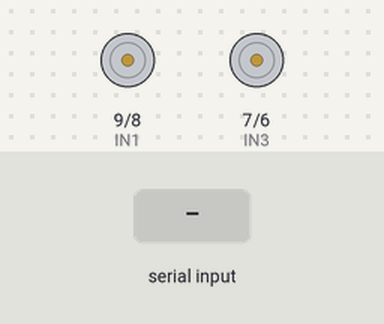
Recording of a sketch running on a simulated Arduino Uno, built with avr-gcc and run on an emulated ATmega328P. On the bench: motor-driver pin pairs drawn as motors (green arrow = first pin HIGH = forward, orange = second pin HIGH = backward, longer = more drive, scaled by the enable pin). Inputs (shaded band) come from the test bench.

Above: at 1.2 s.
1.3 s: "F" received over Serial
At 2.4 s:
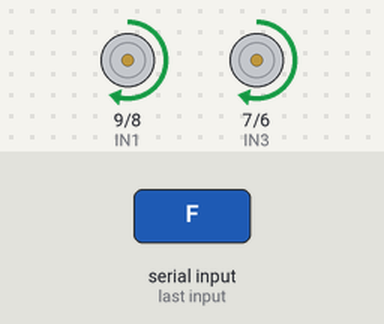
2.8 s: "B" received over Serial
At 3.5 s:
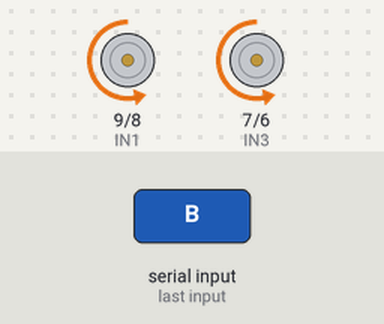
4.3 s: "R" received over Serial
At 4.7 s:
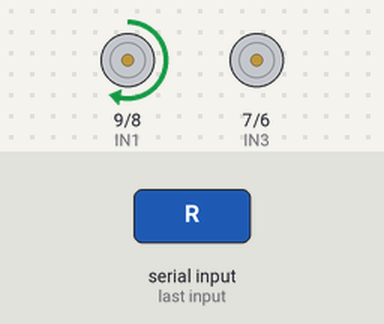
5.8 s: "L" received over Serial
At 7.0 s:
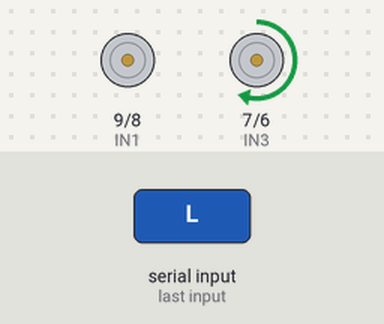
Timing chart, 0 to 8.3 s (numbered marks = the images above; inputs shaded):
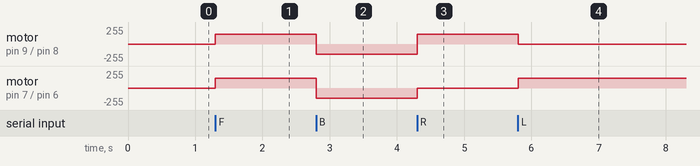

Measured:
- after the input at 1.3 s, motor on pin 9 (IN1) / pin 8 (IN2), motor on pin 7 (IN3) / pin 6 (IN4): stopped → forward 150/255 at once
- after the input at 2.8 s, motor on pin 9 (IN1) / pin 8 (IN2), motor on pin 7 (IN3) / pin 6 (IN4): forward 150/255 → backward 150/255 at once
- after the input at 4.3 s, motor on pin 9 (IN1) / pin 8 (IN2): backward 150/255 → forward 150/255 at once; motor on pin 7 (IN3) / pin 6 (IN4): backward 150/255 → stopped at once
- after the input at 5.8 s, motor on pin 9 (IN1) / pin 8 (IN2): forward 150/255 → stopped at once; motor on pin 7 (IN3) / pin 6 (IN4): stopped → forward 150/255 at once

The sketch:

squad-bsa_BlueToothCar.ino
```cpp
//bluetooth controlled robot
//all team members SQUAD BSA

//left side
int speedL = 10, IN1 = 9, IN2 = 8;
//right side
int IN3 = 7, IN4 = 6, speedR = 5;

char reading;


void setup() {
  Serial.begin(9600);
  for (int i = 5; i <= 10; i++) {
    pinMode(i, OUTPUT);
  }

}
//Manar Adel
void forward()
{
  //wheels
  digitalWrite(IN1, HIGH);
  digitalWrite(IN2, LOW);
  digitalWrite(IN3, HIGH);
  digitalWrite(IN4, LOW);
  //speed
  analogWrite(speedL, 150);
  analogWrite(speedR, 150);
}
//Zeina Mohamed
void backward()
{
  //wheels
  digitalWrite(IN1, LOW);
  digitalWrite(IN2, HIGH);
  digitalWrite(IN3, LOW);
  digitalWrite(IN4, HIGH);
  //speed
  analogWrite(speedL, 150);
  analogWrite(speedR, 150);
}
//Habiba Ahmed
void left()
{
  //wheels
  digitalWrite(IN1, LOW);
  digitalWrite(IN2, LOW);
  digitalWrite(IN3, HIGH);
  digitalWrite(IN4, LOW);
  //speed
  analogWrite(speedL, 0);
  analogWrite(speedR, 150);
}
//Mohamed Ayman
void right()
{
  //wheels
  digitalWrite(IN1, HIGH);
  digitalWrite(IN2, LOW);
  digitalWrite(IN3, LOW);
  digitalWrite(IN4, LOW);
  //speed
  analogWrite(speedL, 150);
  analogWrite(speedR, 0);
}
//all team members
void Stop() {
  //wheels
  digitalWrite(IN1, LOW);
  digitalWrite(IN2, LOW);
  digitalWrite(IN3, LOW);
  digitalWrite(IN4, LOW);
  //speed
  analogWrite(speedL, 0);
  analogWrite(speedR, 0);

}

//all team members
void loop() {


  if (Serial.available() > 0) {
    reading = Serial.read();

    switch (reading) {

      case 'F': forward(); break;
      case 'B': backward(); break;
      case 'R': right(); break;
      case 'L': left(); break;
      case 'S': Stop(); break;


    }
  }
}
```
